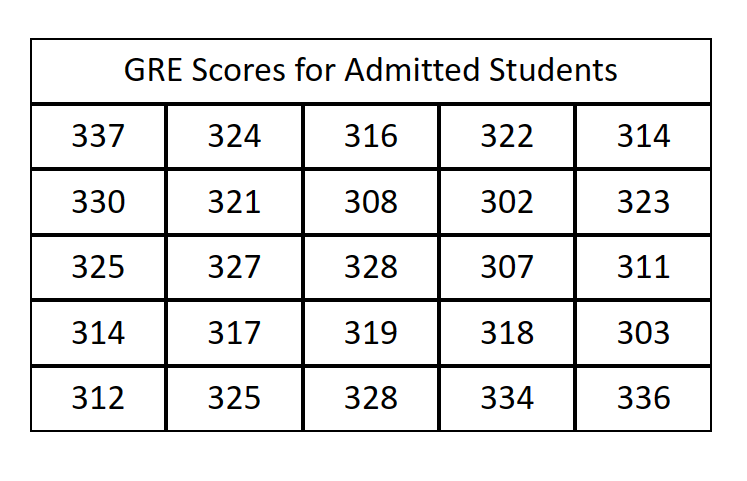
#> input picture GREScoresExample.png, 747 x 481 px
$ jupyter execute --allow-errors stats_1.ipynb
#> lines starting #> are read from the running program, lines starting #| are printed output that depends on the picture
# Import Statements

[cell 1]
#Import Statements
import matplotlib.pyplot as plt
import matplotlib.image as mpimg
import pandas as pd
from sklearn.cluster import KMeans
import numpy as np
import seaborn as sb

# GRE Scores Example

[cell 2]
#GRE Scores Example Table Graph
img = mpimg.imread('GREScoresExample.png')
#> img is the input picture: shape (481, 747, 4) float32; mean R, G, B, A 0.901, 0.901, 0.901, 1
plt.imshow(img)
plt.axis('off')  # Turn off axis numbers and ticks
plt.show()

#> (a cell that did not finish here is left out)

#> (a cell that did not finish here is left out)

#> (a cell that did not finish here is left out)

Typical value: 320.04

Middle of data set: 321.0

Spread:

    Range: 35
    Var: 94.62
    Std: 9.73

[cell 6]
plt.figure(figsize=(8,6))
#> (the rest of this cell did not finish here and is left out)

[cell 7]
plt.figure(figsize=(8, 6))
#> (the rest of this cell did not finish here and is left out)

[cell 8]
img = mpimg.imread('admittedScoresExample.png')
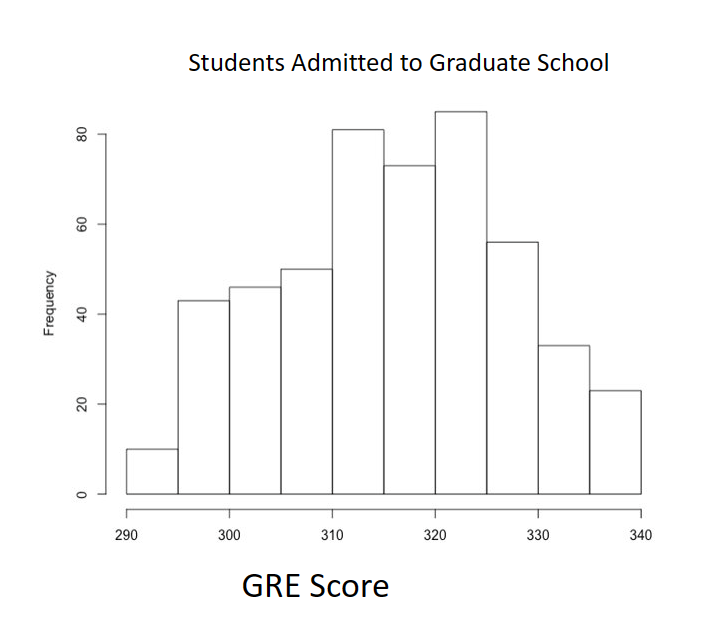
#> input picture admittedScoresExample.png, 711 x 630 px
#> img is the input picture: shape (630, 711, 4) float32; mean R, G, B, A 0.981, 0.981, 0.981, 1
plt.imshow(img)
plt.axis('off')  # Turn off axis numbers and ticks
plt.show()

Clusters:
- Does not meet: below 295
- Below: 295 - 310
- Meets: 315 - 325
- Exceeds: 325+

Center: 320
Spread: range of 50 pts (fairly narrow upper-level range within GRE score)
Extreme values: below 295

# Data Frame Example

[cell 9]
data = [[1, 1, 2], [6, 4, 2], [4, 2, 1], [4, 2, 3]]
df = pd.DataFrame(data)
display(df)
print(df.mean())
print(df.mean(axis=1))

# Histogram Example

[cell 10]
img = mpimg.imread('histogramExamples.png')
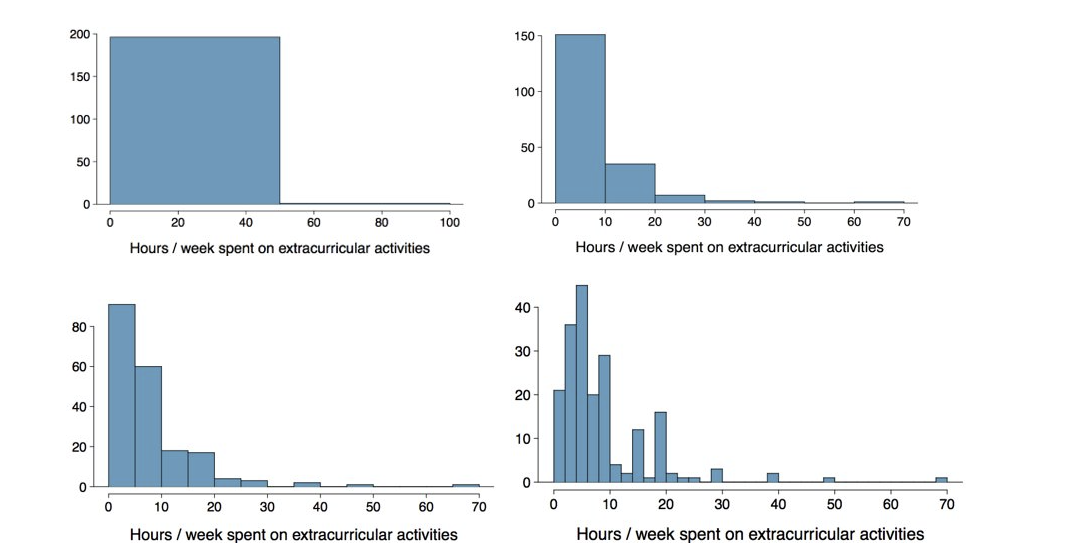
#> input picture histogramExamples.png, 1065 x 560 px
#> img is the input picture: shape (560, 1065, 4) float32; mean R, G, B, A 0.924, 0.94, 0.952, 1
plt.imshow(img)
plt.axis('off')  # Turn off axis numbers and ticks
plt.show()

A | B
C | D

Which histogram(s) are useful?
B - can make general assumptions about data
C - can make more detailed observations

Which reveal too much about the data?
D - difficult to make discernable clusters

Which hide too much?
A - difficult to see any sort of patterns or trends (only assumption made is that )

# Players Histogram Example

[cell 11]
img = mpimg.imread('playersHistogramExample.png')
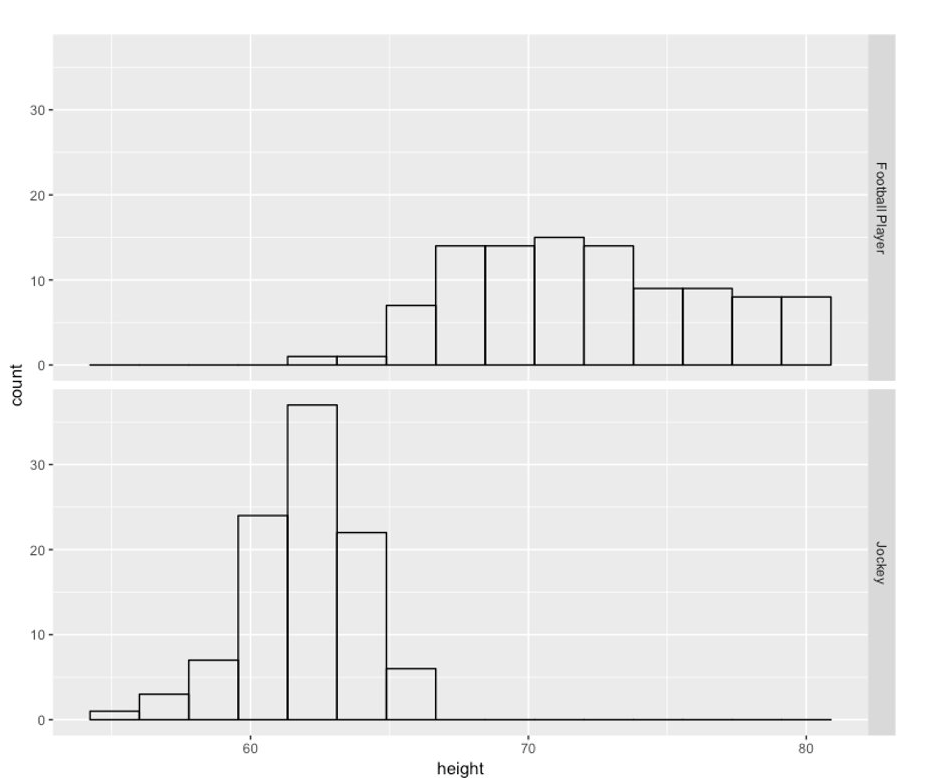
#> input picture playersHistogramExample.png, 930 x 778 px
#> img is the input picture: shape (778, 930, 4) float32; mean R, G, B, A 0.924, 0.924, 0.924, 1
plt.imshow(img)
plt.axis('off')  # Turn off axis numbers and ticks
plt.show()
